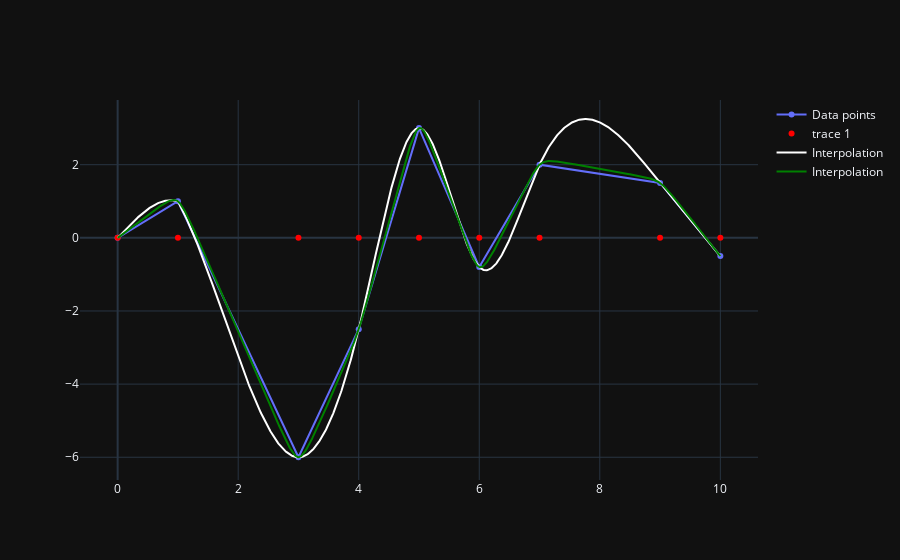

Write notebook code for a chart like this one.
### Code cell
import numpy as np
import plotly.graph_objects as go
import notebooks.latex_utils as latex

# P = np.array([ [x, np.sqrt(x)] for x in np.linspace(0, 100, 3)])
P = np.array([
    [0, 0],
    [1, 1],
    [3, -6],
    [4, -2.5],
    [5, 3],
    [6, -0.8],
    [7, 2],
    [9, 1.5],
    [10, -0.5]
])


# tau = 10
def interpolate(P, tau):
    n = P.shape[0] - 1

    X = P[:, 0]
    Y = P[:, 1]
    print(f"X = {X.shape} {X}")
    print(f"Y = {Y}")
    h = np.zeros(n)
    for i in range(n):
        h[i] = X[i + 1] - X[i]

    print(f"h = {h}")

    alpha = np.zeros(n)
    for i in range(n):
        alpha[i] = 1 / h[i] - tau / np.sinh(tau * h[i])
    print(f"alpha = {alpha}")

    beta = np.zeros(n)
    for i in range(n):
        beta[i] = tau * (1.0 / np.tanh(tau * h[i])) - 1 / h[i]
    print(f"beta = {beta}")

    gamma = np.zeros(n)
    for i in range(n):
        gamma[i] = tau ** 2 / h[i] * (Y[i + 1] - Y[i])
    print(f"gamma = {gamma}")

    C = np.zeros(n - 1)
    for i in range(n-1):
        C[i] = gamma[i+1] - gamma[i]
    A = np.zeros((n - 1, n-1))

    for i in range(n-1):
        if i == 0:
            A[i, i] = beta[i] + beta[i+1]
        elif i == n-2:
            A[i, i-1] = alpha[n-2]
            A[i, i] = beta[n-2] + beta[n-1]
        else:
            A[i, i-1] = alpha[i]
            A[i, i] = beta[i] + beta[i+1]
            A[i, i+1] = alpha[i+1]

    z = np.concatenate(([0], np.linalg.solve(A, C), [0]))
    print(f"z = {z}")

    tau2 = tau ** 2
    def s(x):
        i = 0
        for j in range(n, -1, -1):
            if x - X[j] >= 0:
                i = j
                break
        if i >= n:
            i = n - 1
        return (z[i] * np.sinh(tau * (X[i + 1] - x)) + z[i + 1] * np.sinh(tau * (x - X[i]))) / (tau2 * np.sinh(tau * h[i])) + \
            (Y[i] - z[i]/tau2) * (X[i+1] - x) / h[i] + (Y[i+1] - z[i+1]/tau2)* (x - X[i])/h[i]
    return s

S1 = interpolate(P, 0.01)
S2 = interpolate(P, 10)

n = P.shape[0] - 1
X = P[:, 0]
Y = P[:, 1]
fig1 = go.Scatter(x=X, y=Y, name='Data points')
fig2 = go.Scatter(x=X, y=np.zeros(P.shape[0]), mode='markers', line=dict(color='red'))
XX = np.linspace(X[0], X[n], 1000)
YY1 = [S1(x) for x in XX]
fig3 = go.Scatter(x=XX, y=YY1, line=dict(color='white'), name='Interpolation')
YY2 = [S2(x) for x in XX]
fig4 = go.Scatter(x=XX, y=YY2, line=dict(color='green'), name='Interpolation')

fig = go.Figure(fig1)
fig.add_trace(fig2)
fig.add_trace(fig3)
fig.add_trace(fig4)
fig.show()

### Figure 1 — Plotly figure (JSON) as saved in the notebook; plotly's stock layout.template omitted (floating-point values rounded to 4 significant figures; data arrays with more than 128 entries replaced by an {"elided": "..."} marker saying what was removed)
{"data": [{"name": "Data points", "x": [0.0, 1.0, 3.0, 4.0, 5.0, 6.0, 7.0, 9.0, 10.0], "y": [0.0, 1.0, -6.0, -2.5, 3.0, -0.8, 2.0, 1.5, -0.5], "type": "scatter"}, {"line": {"color": "red"}, "mode": "markers", "x": [0.0, 1.0, 3.0, 4.0, 5.0, 6.0, 7.0, 9.0, 10.0], "y": [0.0, 0.0, 0.0, 0.0, 0.0, 0.0, 0.0, 0.0, 0.0], "type": "scatter"}, {"line": {"color": "white"}, "name": "Interpolation", "x": {"elided": "1000 float values"}, "y": {"elided": "1000 float values"}, "type": "scatter"}, {"line": {"color": "green"}, "name": "Interpolation", "x": {"elided": "1000 float values"}, "y": {"elided": "1000 float values"}, "type": "scatter"}], "layout": {}}
